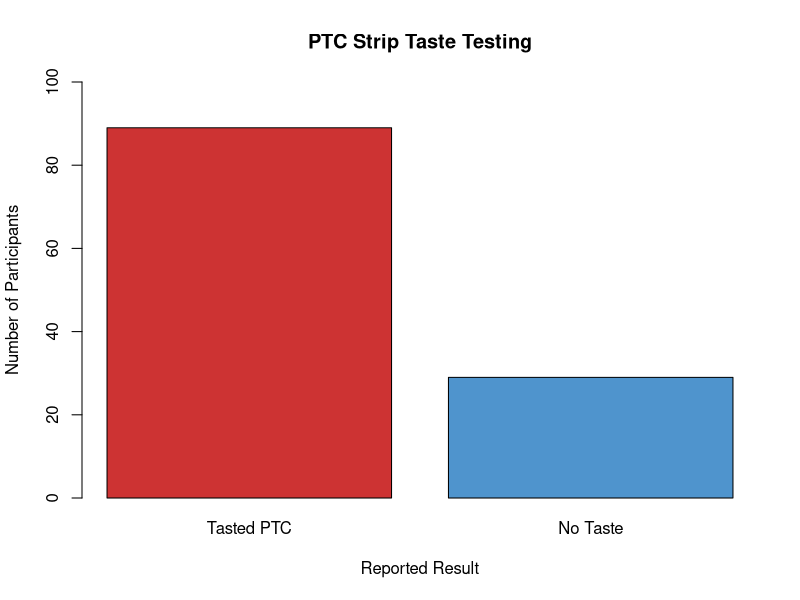
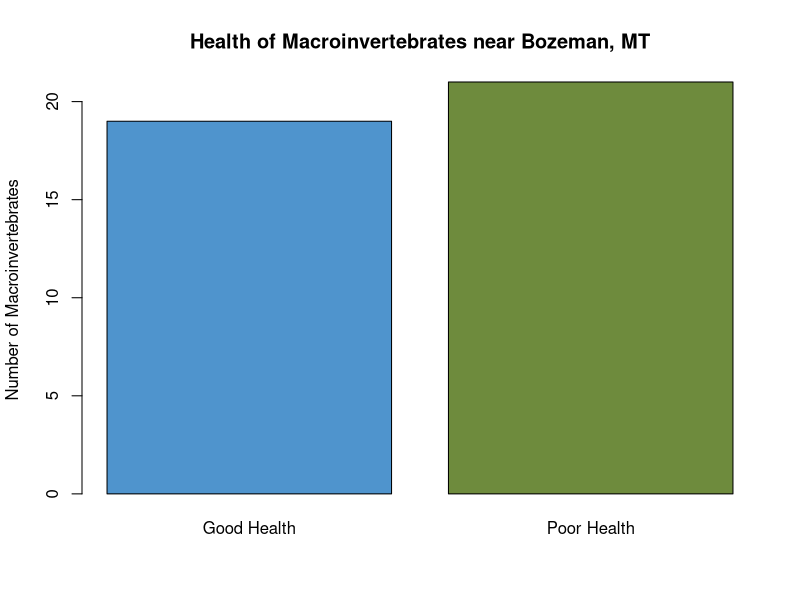
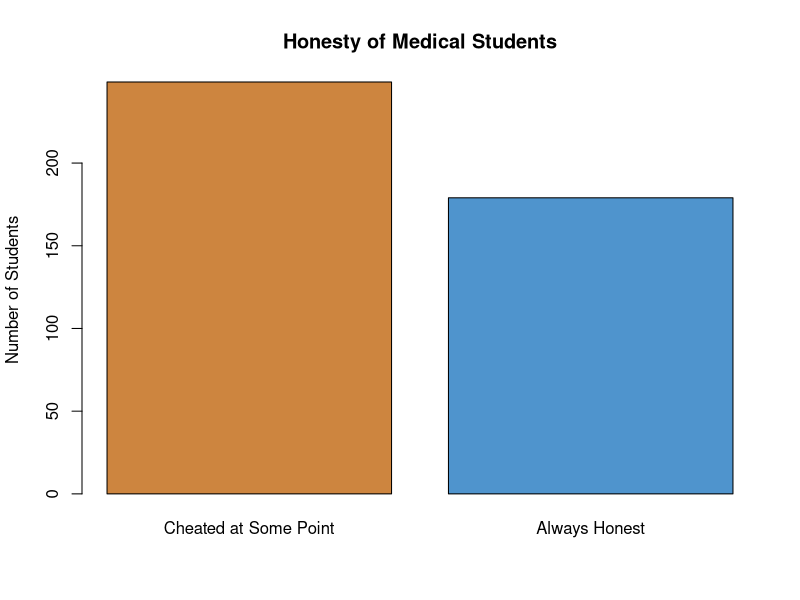

These charts were generated, in order, by the following R code:
## ---- chunk 1
mytable <- c(`Tasted PTC` = 89, `No Taste` = 29)

barplot(mytable, 
        col=c("brown3","steelblue3"),
        main="PTC Strip Taste Testing",
        xlab="Reported Result",
        ylab="Number of Participants",
        ylim=c(0,100))
## ---- chunk 2
mytable <- c(`Good Health` = 19, `Poor Health` = 21)
barplot(mytable, 
        col=c("steelblue3","darkolivegreen4"),
        main="Health of Macroinvertebrates near Bozeman, MT",
        ylab="Number of Macroinvertebrates")
## ---- chunk 3
barplot(c(249, 428-249), 
        names=c("Cheated at Some Point", "Always Honest"),
        col=c("tan3","steelblue3"), 
        ylab="Number of Students",
        main="Honesty of Medical Students")
